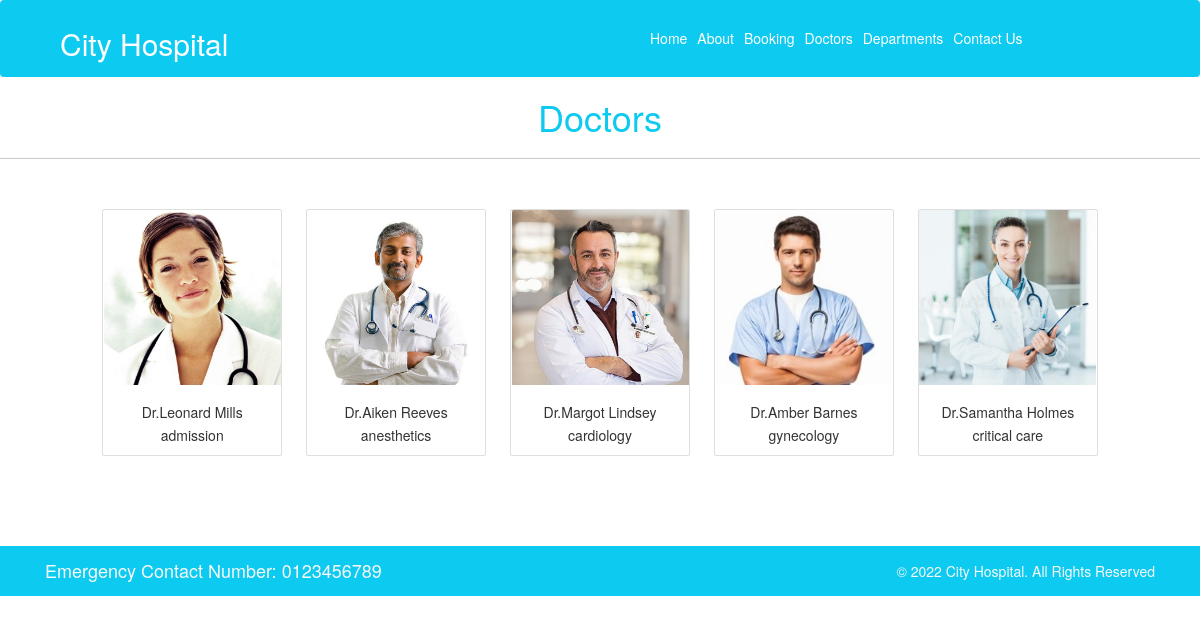
/doctor/, run on an earlier commit of the app's database.
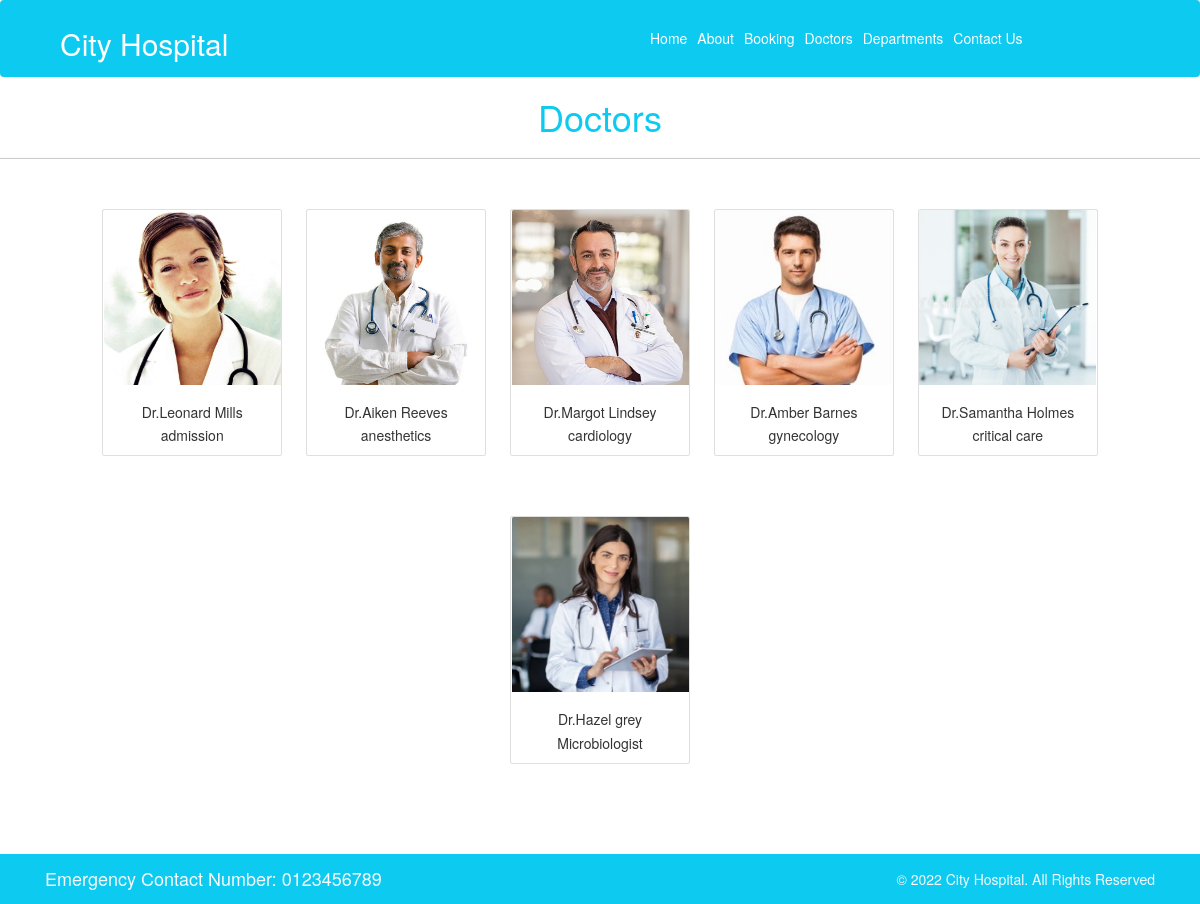
And on a later commit of the database.
### home/models.py (models this page shows, shortened)
class doctors(models.Model):
    doc_name = models.CharField(max_length=50)
    doc_spec = models.CharField(max_length=50)
    dep_name = models.ForeignKey(departments, on_delete=models.CASCADE)
    doc_image = models.ImageField(upload_to='doctors')

### home/views.py (the view)
# urls.py: path('doctor/', views.doctor, name='doctor'),
def doctor(request):
    dict_doc = {
        'doctors': doctors.objects.all()
    }
    return render(request, 'doctor.html', dict_doc)

### templates/doctor.html (shortened to what this page needs)
{% extends 'base.html' %}
{% block body %}
    <h1 class="text-center text-info">Doctors </h1>
    <hr>
    <div class="container text-center" style="margin-bottom:6rem">
    {% for d in doctors %}
        <div class="card mx-3 my-5" style="width: 18rem;display:inline-block;">
            <img class="card-img-top" style="width:177px;height:175px" src="{{d.doc_image.url}}" alt="Card image cap">
            <div class="card-body">
                <h5 class="card-title">Dr.{{d.doc_name}}</h5>
                <p class="card-text">{{d.doc_spec}}</p>
            </div>
        </div>
    {% endfor %}
    </div>
{% endblock %}

What changed in the data, as far as the page shows it:
added doctors: doc_image (picture), doc_name "Hazel grey", doc_spec "Microbiologist"
